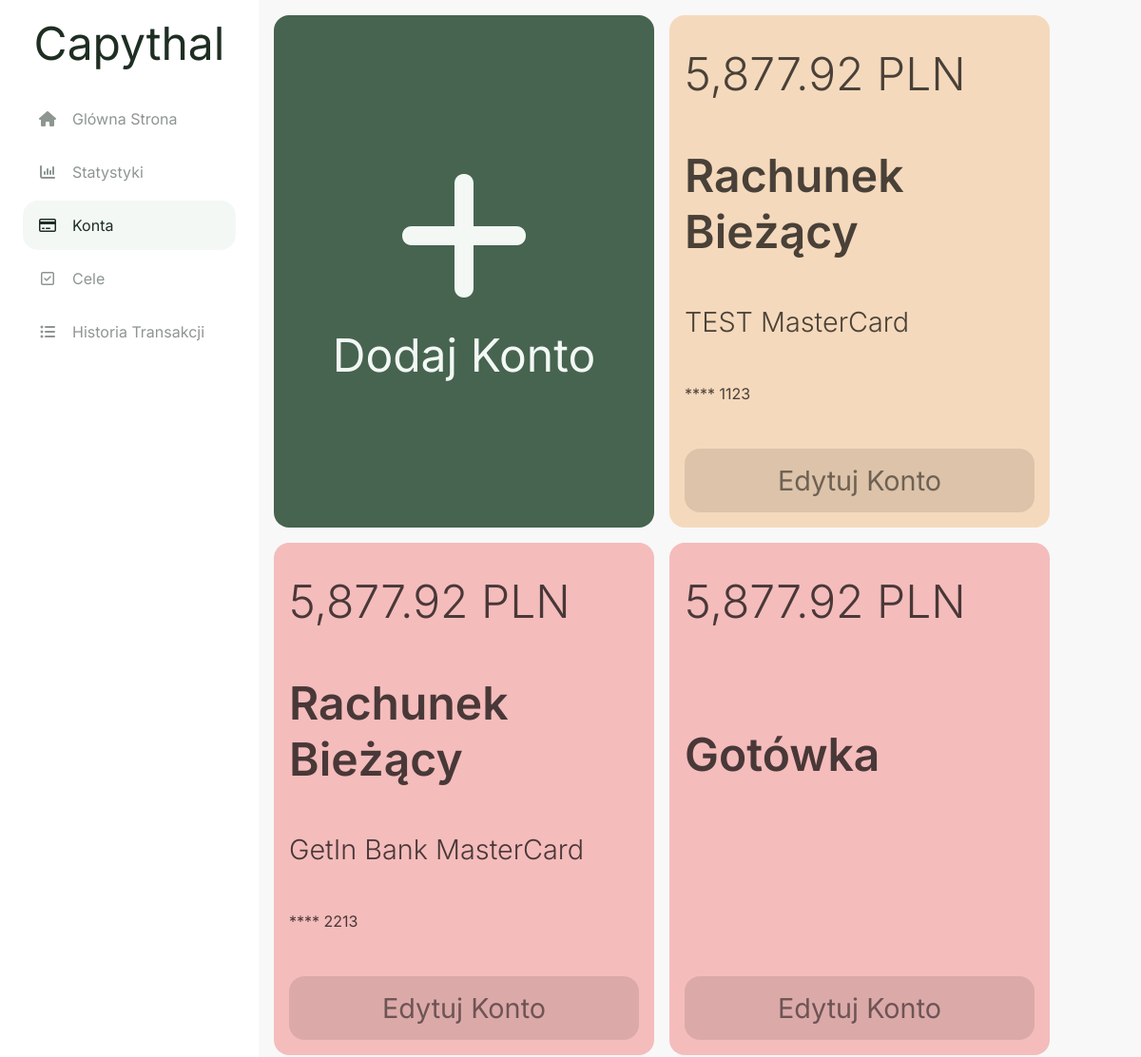
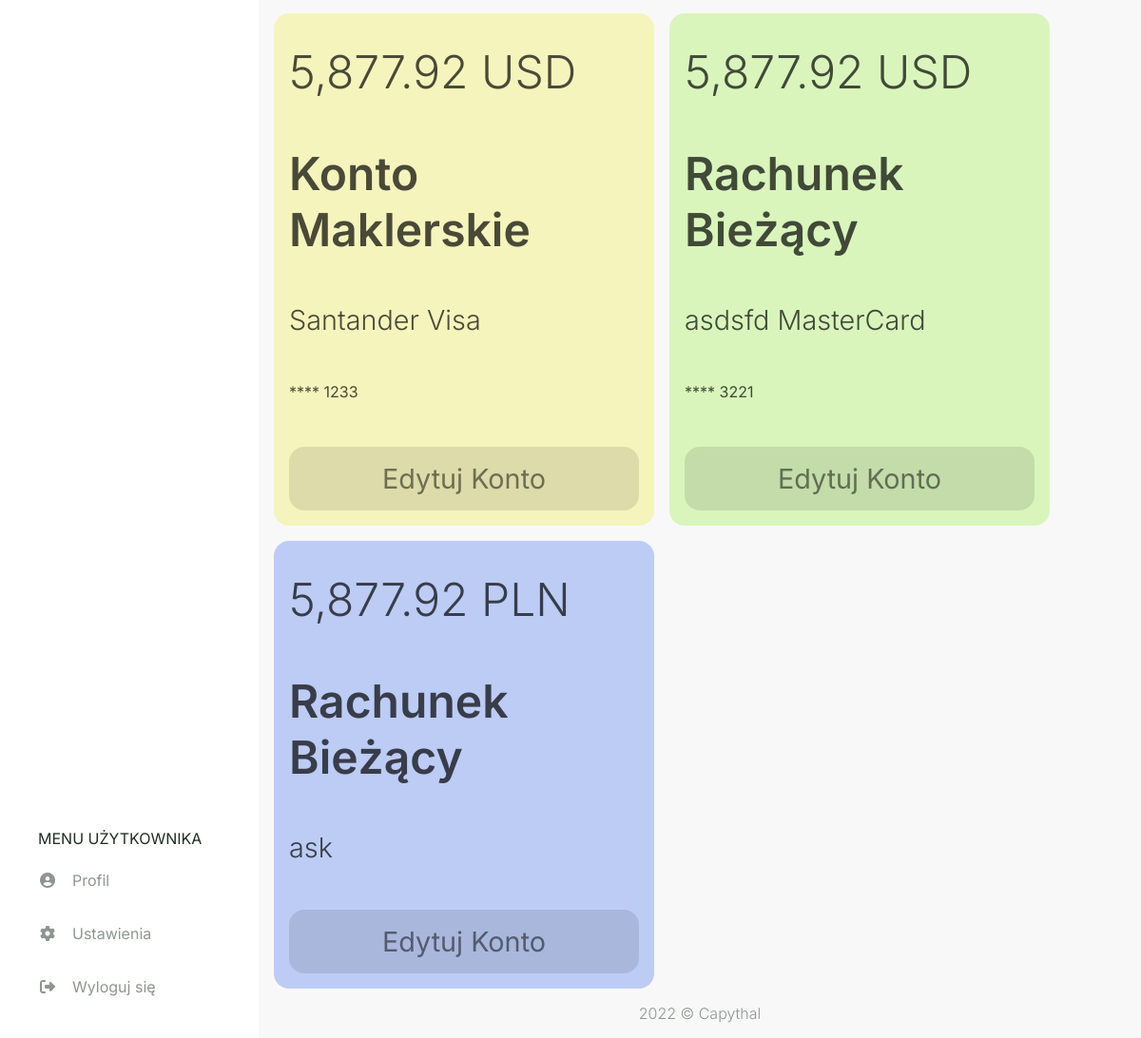
Page /accounts (signed in) on the earlier database version (2 pictures, top to bottom).
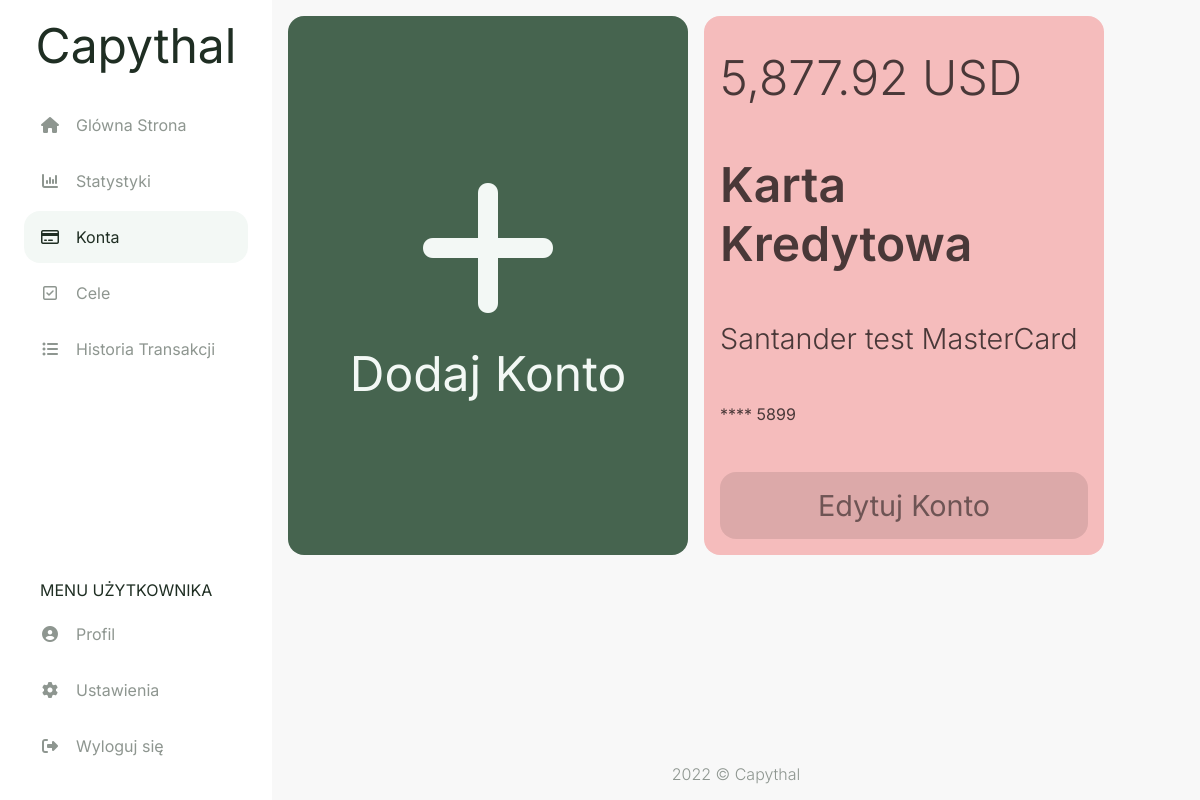
Same page on the later database version.
### capythal/models.py (models this page shows, shortened)
class account(db.Model):
    id = db.Column(db.Integer, primary_key=True)
    user_id = db.Column(db.Integer, db.ForeignKey('user.id'), nullable=False)
    currency_id = db.Column(db.Integer, db.ForeignKey('currency.id'), nullable=False)
    card_id = db.Column(db.Integer, db.ForeignKey('card.id'))
    acc_type_id = db.Column(db.Integer, db.ForeignKey('acc_type.id'), nullable=False)
    style_id = db.Column(db.Integer, db.ForeignKey('style.id'), nullable=False)
    card_number = db.Column(db.String(4))
    fin_inst = db.Column(db.String(20))
    transaction = db.relationship("transaction", backref="account", lazy=True)
    settings = db.relationship("settings", back_populates="account", uselist=False)
    goal = db.relationship("goal", backref="account", lazy=True)

class currency(db.Model):
    id = db.Column(db.Integer, primary_key=True)
    name = db.Column(db.String(20), nullable=False)
    account = db.relationship("account", backref="currency", lazy=True)
    settings = db.relationship("settings", backref="currency", lazy=True)

class acc_type(db.Model):
    id = db.Column(db.Integer, primary_key=True)
    name = db.Column(db.String(20), nullable=False)
    account = db.relationship("account", backref="acc_type", lazy=True)

class card(db.Model):
    id = db.Column(db.Integer, primary_key=True)
    name = db.Column(db.String(20), nullable=False)
    account = db.relationship("account", backref="card", lazy=True)

### capythal/routes.py (the view, shortened to what this page needs)
@app.route('/accounts', methods=['GET', 'POST'])
@login_required
def accounts():
    form_add = addAccForm()
    form_edit = editAccForm()
    accounts = db.session.query(account,currency,card,acc_type,style).join(currency).join(card).join(acc_type).join(style).filter(account.user_id == current_user.id)
    return render_template("accounts.html", accounts = accounts, form_add = form_add, form_edit = form_edit)

### capythal/models.py (called while the page is built)
@login_manager.user_loader
def load_user(user_id):
    return user.query.get(int(user_id))

### capythal/templates/accounts.html (shortened to what this page needs)
{% extends "layout.html" %}
{% set active_page = "accounts" %}
{% block head %}
  {{ super() }}
  <link rel="stylesheet" href="{{ url_for('static', filename='css/accounts.css') }}">
  <link rel="stylesheet" href="{{ url_for('static', filename='css/modals/account-modal.css') }}">
{% endblock %}
{% block content %}
<div class="accounts-flexbox">
  <a onclick="addAccBtnClick()" class="account-add bg-main-btn fc-main-btn">
    <span class="account-plus-sign fa fa-plus"></span>
    <span class="fs-1">Dodaj Konto</span>
  </a>
  {% for account,currency,card,acc_type,style in accounts %}
    <div class="account-info style-{{ style.name }}">
      <span class="fs-1 fw-light">5,877.92 {{ currency.name }}</span>
      <span class="fs-1 fw-semibold">{{ acc_type.name }}</span>
      <span class="fs-2 fw-light">
        {% if account.fin_inst %}{{ account.fin_inst }}{% endif %} {% if card.name %}{{ card.name }}{% endif %}
      </span>
      {% if account.card_number %}
      <span class="fs-4">**** {{ account.card_number }}</span>
      {% endif %}
      <a href="#modal{{ account.id }}" class="account-edit" value=1>
        <span class="fs-2">Edytuj Konto</span>
      </a>
    </div>
  {% endfor %}
</div>
{% endblock %}

### capythal/templates/layout.html (shortened to what this page needs)
<!doctype html>
<html lang="pl">
  <head>
    {% block head %}
    <link rel="stylesheet" href="{{ url_for('static', filename='css/style.css') }}">
    {% endblock %}
  </head>
  <body>
    <aside id="navbar" class="navbar">
      <a class="logo fs-1" href="{{ url_for('home') }}">Capythal</a>
      <ul class="navbar-list-top">
        <li class="menu-button {{ 'active' if active_page == 'home' else '' }}">
          <a href="{{ url_for('home') }}" class="menu-button-link">
            <span class="fa fa-fw fa-home my-auto"></span>
            <span class="ml-1 fs-4">Glówna Strona</span>
          </a>
        </li>
        <li class="menu-button {{ 'active' if active_page == 'stats' else '' }}">
          <a href="{{ url_for('stats') }}" class="menu-button-link">
            <span class="fa fa-fw fa-bar-chart my-auto"></span>
            <span class="ml-1 fs-4">Statystyki</span>
          </a>
        </li>
        <li class="menu-button {{ 'active' if active_page == 'accounts' else '' }}">
          <a href="{{ url_for('accounts') }}" class="menu-button-link">
            <span class="fa fa-fw fa-credit-card my-auto"></span>
            <span class="ml-1 fs-4">Konta</span>
          </a>
        </li>
        <li class="menu-button {{ 'active' if active_page == 'goals' else '' }}">
          <a href="{{ url_for('goals') }}" class="menu-button-link">
            <span class="fa fa-fw fa-check-square-o my-auto"></span>
            <span class="ml-1 fs-4">Cele</span>
          </a>
        </li>
        <li class="menu-button {{ 'active' if active_page == 'history' else '' }}">
          <a href="{{ url_for('history') }}" class="menu-button-link">
            <span class="fa fa-fw fa-list-ul my-auto"></span>
            <span class="ml-1 fs-4">Historia Transakcji</span>
          </a>
        </li>
      </ul>
      <ul class="navbar-list-bottom">
        <li class="nav-item">
          <span class="ml-1 fs-4">MENU UŻYTKOWNIKA</span>
        </li>
        <li class="menu-button">
          <a href="{{ url_for('userpage') }}" class="menu-button-link">
            <span class="fa fa-fw fa-user-circle my-auto"></span>
            <span class="ml-1 fs-4">Profil</span>
          </a>
        </li>
        <li class="menu-button">
          <a href="" class="menu-button-link">
            <span class="fa fa-fw fa-cog my-auto"></span>
            <span class="ml-1 fs-4">Ustawienia</span>
          </a>
        </li>
        <li class="menu-button">
          <a href="{{ url_for('logout') }}" class="menu-button-link">
            <span class="fa fa-fw fa-sign-out my-auto"></span>
            <span class="ml-1 fs-4">Wyloguj się</span>
          </a>
        </li>
      </ul>
    </aside>
    <main class="main-content">
      {%block content%}
      {%endblock%}
    </main>
    <footer class="fc-secondary fw-light">
      2022 © Capythal
    </footer>
  </body>
</html>

### capythal/static/css/style.css (style rules this page uses)
html, body { padding: 0; margin: 0; }
html { height: 100%; font-family: 'Inter', sans-serif; width: 100%; }
body { background-color: #F8F8F8; color: #1F2E23; min-height: 100vh; display: flex; flex-direction: column; }
* { box-sizing: border-box; }
aside { background-color: #FFFFFF; }
a { color: #1F2E23; cursor: pointer; text-decoration: none; }
.bg-main-btn { background-color: #46644F; }
.style-red { color: hsl(0, 18%, 33%); background-color: hsl(0, 75%, 85%); }
.fc-secondary { color: #8E9690; }
.fc-main-btn { color: #F3F8F5; }
.fw-light { font-weight: 300 !important; }
.fw-semibold { font-weight: 600 !important; }
.ml-1 { margin-left: 1rem !important; }
.my-auto { margin: auto 0; }
.navbar { transition: all 0.4s ease-in-out; }
.main-content { height: 100%; }
.navbar { display: flex; flex-direction: column; position: fixed; top: 0; bottom: 0; width: 0; opacity: 0; height: 100%; max-width: 75%; overflow-y: auto; z-index: 101; }
.logo { display: none; margin: 1rem auto 0; }
.navbar-list-top, .navbar-list-bottom { width: 100%; padding: 1.5rem; list-style: none }
.navbar-list-top { margin-top: 0; margin-bottom: auto; }
.navbar-list-bottom { margin-bottom: 0; }
.nav-item { margin: 0.5rem 0; }
.active { border-radius: 1rem; background-color: #F3F8F5; }
.active a { color: #1F2E23 !important; }
.menu-button a { margin-bottom: 0.25rem; color: #8E9690; }
.menu-button-link { display: flex; padding: 1rem; }
footer { margin-top: auto; display: flex; margin-bottom: 1rem; justify-content: center; }
.fs-1 { font-size: 2rem; }
.fs-2 { font-size: 1.5rem; }
.fs-4 { font-size: 0.8rem; }
@media (min-width: 500px) { .fs-1 { font-size: 3rem; } }
@media (min-width: 500px) { .fs-2 { font-size: 2rem; } }
@media (min-width: 500px) { .fs-4 { font-size: 1.2rem ; } }
@media (min-width: 800px) { .navbar { width: 100%; opacity: 1; max-width: 17rem; } }
@media (min-width: 800px) { footer { margin-left: 17rem; } }
@media (min-width: 800px) { .add-tr, .logo { display: block; } }
@media (min-width: 800px) { .main-content { margin-left: 17rem; } }
@media (min-width: 800px) { .fs-1 { font-size: 3rem; } }
@media (min-width: 800px) { .fs-2 { font-size: 1.8rem; } }
@media (min-width: 800px) { .fs-4 { font-size: 1rem; } }

### capythal/static/css/accounts.css (style rules this page uses)
.accounts-flexbox { padding: 1rem; display: flex; gap: 1rem; flex-wrap: wrap; }
.account-add, .account-info { flex: 1 0 100%; border-radius: 1rem; display: flex; flex-direction: column; }
.account-add { padding: 3.5rem; justify-content: center; align-items: center; gap: 1rem; }
.account-plus-sign { font-size: 10rem; }
.account-info { padding: 2rem 1rem 1rem; justify-content: space-between; gap: 3rem; color: rgba(0, 0, 0, 0.7); word-wrap: break-word; }
.account-edit { padding: 1rem; border-radius: 1rem; color: rgba(0, 0, 0, 0.5); background-color: rgba(0, 0, 0, 0.1); }
.account-edit > span { display: flex; justify-content: center; }
@media (min-width: 1100px) { .account-add, .account-info { max-width: 25rem; } }

Differences in the rows shown:
removed account: name "PLN", name "Rachunek Bieżący", fin_inst "TEST", name "MasterCard", card_number "1123"
removed account: name "PLN", name "Rachunek Bieżący", fin_inst "GetIn Bank", name "MasterCard", card_number "2213"
removed account: name "PLN", name "Gotówka"
removed account: name "USD", name "Konto Maklerskie", fin_inst "Santander", name "Visa", card_number "1233"
removed account: name "USD", name "Rachunek Bieżący", fin_inst "asdsfd", name "MasterCard", card_number "3221"
removed account: name "PLN", name "Rachunek Bieżący", fin_inst "ask"
now on this page (row edited): account: name "USD", name "Karta Kredytowa", fin_inst "Santander test", name "MasterCard", card_number "5899"
